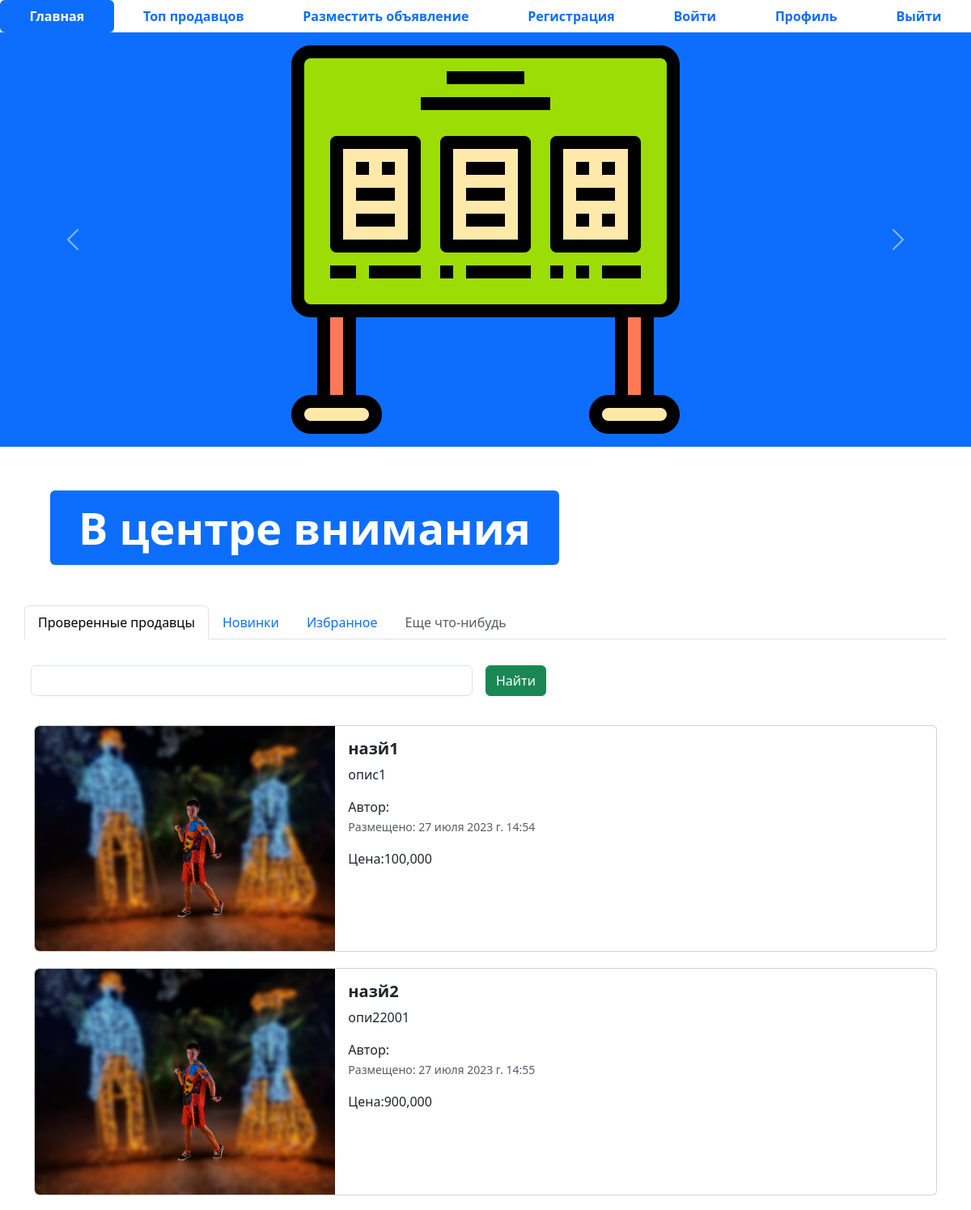
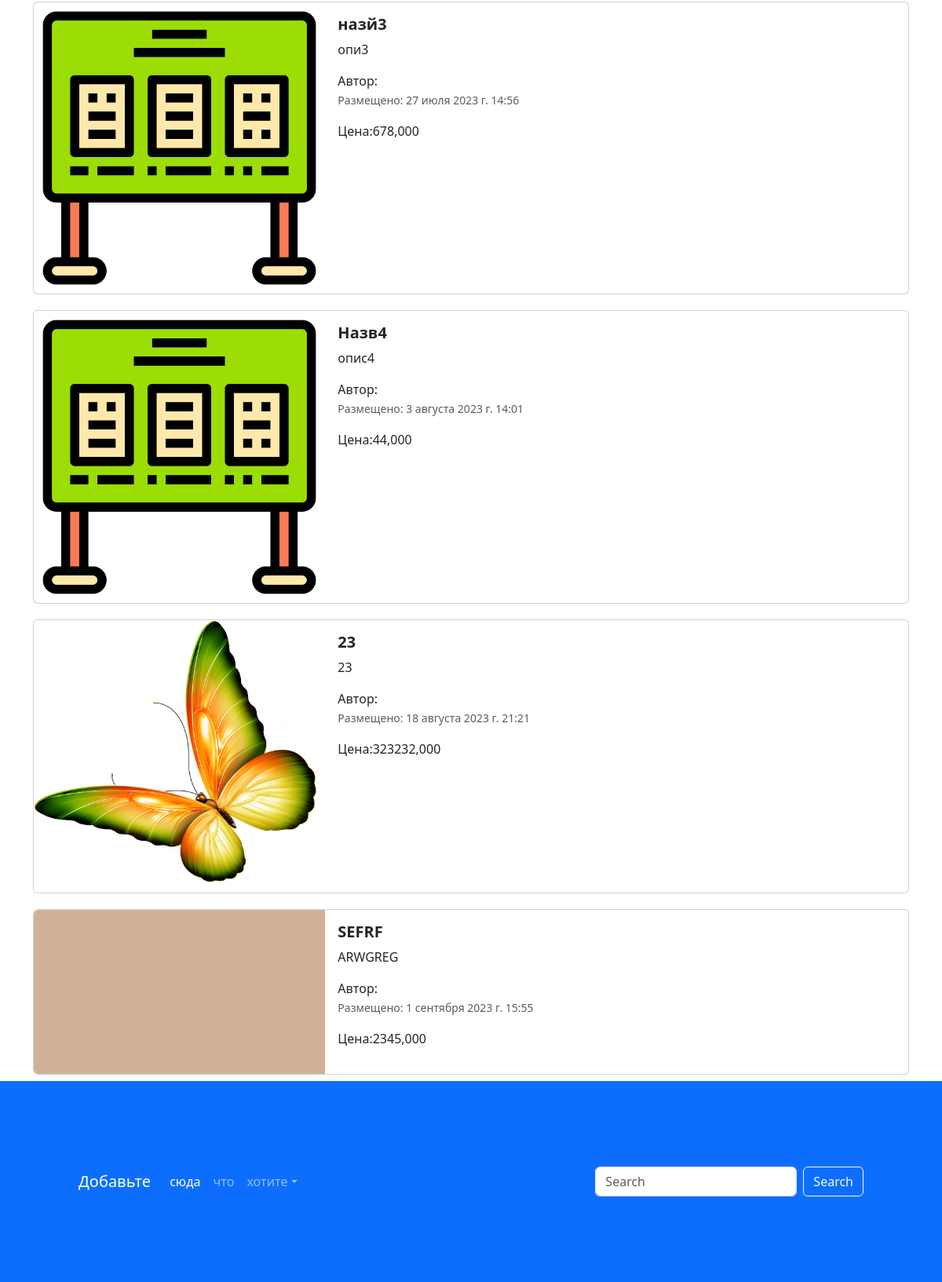
The page / on the database its author committed (2 pictures, top to bottom).
### app_adertisements/models.py (models this page shows, shortened)
class Advertisment(models.Model):
    title=models.CharField('Название',max_length=128)
    description=models.TextField('Описание')
    price=models.DecimalField('Цена',max_digits=10,decimal_places=3)
    auction = models.BooleanField('Торг',help_text='Укажите,если возможен торг')
    create_at= models.DateTimeField(auto_now_add=True)
    update_at = models.DateTimeField(auto_now=True)
    user = models.ForeignKey(User, verbose_name='Пользователь', on_delete=models.CASCADE )
    image = models.ImageField('изображение',upload_to='advertisements/')
    class Meta:
        db_table='advertisements'

### app_adertisements/views.py (the view)
# urls.py: path('',index,name='main-page'),
def index(request):
    advertisements = Advertisment.objects.all()
    context={'advertisements': advertisements }
    return render(request,'app_adertisements/index.html',context)

### templates/app_adertisements/index.html (shortened to what this page needs)
{% extends 'base.html' %}
{% load static %}
{% block body %}
<ul class="nav nav-pills sticky-top bg-white nav-fill">
  <li class="nav-item">
    <a class="nav-link active" aria-current="page" href="{% url 'main-page' %}">
      <span style="font-weight: bold;">Главная</span>
    </a>
  </li>
  <li class="nav-item">
    <a class="nav-link" href="{% url 'top-sellers' %}"><span style="font-weight: bold;">Топ продавцов</span>
    </a>
  </li>
  <li class="nav-item">
    <a class="nav-link" href="{% url 'adv-post' %}">
      <span style="font-weight: bold;">Разместить объявление</span>
    </a>
  </li>
  <li class="nav-item">
    <a class="nav-link" href="register.html">
      <span style="font-weight: bold;">Регистрация</span>
    </a>
  </li>
  <li class="nav-item">
    <a class="nav-link" href="{% url 'login' %}">
      <span style="font-weight: bold;">Войти</span>
    </a>
  </li>
  <li class="nav-item">
    <a class="nav-link" href="{% url 'profile' %}">
      <span style="font-weight: bold;">Профиль</span>
    </a>
  </li>
  <li class="nav-item">
    <a class="nav-link" href="{% url 'logout' %}">
      <span style="font-weight: bold;">Выйти</span>
    </a>
  </li>
</ul>
<div id="carouselExampleControls" class="carousel slide bg-primary" data-bs-ride="carousel">
  <div class="carousel-inner">
    <div class="carousel-item active">
      <img src="{% static 'img/adv.png' %}" class="mx-auto d-block w-33" alt="...">
    </div>
  </div>
  <button class="carousel-control-prev" type="button" data-bs-target="#carouselExampleControls" data-bs-slide="prev">
    <span class="carousel-control-prev-icon" aria-hidden="true"></span>
  </button>
  <button class="carousel-control-next" type="button" data-bs-target="#carouselExampleControls" data-bs-slide="next">
    <span class="carousel-control-next-icon" aria-hidden="true"></span>
  </button>
</div>
<div class="container" style="margin: 50px;">
  <div class="display-2">
    <span class="badge bg-primary">В центре внимания</span>
  </div>
</div>
<div class="container">
  <div class="row">
    <ul class="nav nav-tabs bg-white">
      <li class="nav-item">
        <a class="nav-link active" aria-current="page" href="#">Проверенные продавцы</a>
      </li>
      <li class="nav-item">
        <a class="nav-link" href="#">Новинки</a>
      </li>
      <li class="nav-item">
        <a class="nav-link" href="#">Избранное</a>
      </li>
      <li class="nav-item">
        <a class="nav-link disabled" href="#" tabindex="-1" aria-disabled="true">Еще что-нибудь</a>
      </li>
    </ul>
    <form class="row g-3">
      <div class="col-auto w-50">
        <input type="text" class="form-control">
      </div>
      <div class="col-auto">
        <button type="submit" class="btn btn-success mb-3">Найти</button>
      </div>
    </form>
  </div>
  <div class="col">
    {% for adv in advertisements %}
    <div class="card mb-2" style="max-width: 1200px; margin-top: 20px;">
      <div class="row g-0">
        <div class="col-md-4">
          <a href="advertisement.html" class="nav-link">
            <img src="{% if adv.image %}{{ adv.image.url }} {% else %} {% static 'img/adv.png' %} {% endif %}" class="img-fluid rounded-start" alt="Card title">
          </a>
        </div>
        <div class="col-md-8">
          <div class="card-body">
            <h5 class="card-title">
              <a href="advertisement.html" class="nav-link"><strong>{{ adv.title }}</strong></a>
            </h5>
            <a href="advertisement.html" class="nav-link">
              <p class="card-text">
{{ adv.description }}
              </p>
              <span>Автор: {{ adv.eser }}</span>
              <p class="card-text"><small class="text-muted">Размещено: {{ adv.create_at }}</small></p>
              <span>Цена:{{ adv.price }}</span>
            </a>
          </div>
        </div>
      </div>
    </div>
    {% endfor %}
  </div>
</div>
<footer style="padding: 100px;" class="bg-primary">
  <nav class="navbar navbar-expand-sm navbar-dark">
    <a class="navbar-brand" href="#">Добавьте</a>
    <div class="collapse navbar-collapse" id="collapsibleNavId">
      <ul class="navbar-nav me-auto mt-2 mt-lg-0">
        <li class="nav-item">
          <a class="nav-link active" href="#" aria-current="page">сюда</a>
        </li>
        <li class="nav-item">
          <a class="nav-link" href="#">что</a>
        </li>
        <li class="nav-item dropdown">
          <a class="nav-link dropdown-toggle" href="#" id="dropdownId" data-bs-toggle="dropdown" aria-haspopup="true"
             aria-expanded="false">хотите</a>
        </li>
      </ul>
      <form class="d-flex my-2 my-lg-0">
        <input class="form-control me-sm-2" type="text" placeholder="Search">
        <button class="btn btn-outline-light my-2 my-sm-0" type="submit">Search</button>
      </form>
    </div>
  </nav>
</footer>
{% endblock %}

### templates/base.html (shortened to what this page needs)
{% load static %}
<!DOCTYPE html>
<html lang="en">
<head>
  <link href="{% static 'css/bootstrap.min.css' %}" rel="stylesheet">
  <link rel="stylesheet" href="{% static 'css/fontello.css' %}">
</head>
<body>
{% block body %}
{% endblock %}
</body>
</html>

### rows shown on the page
Advertisment: image (picture), title "назй1", description "опис1", create_at "27 июля 2023 г. 14:54", price "100,000"
Advertisment: image (picture), title "назй2", description "опи22001", create_at "27 июля 2023 г. 14:55", price "900,000"
Advertisment: title "назй3", description "опи3", create_at "27 июля 2023 г. 14:56", price "678,000"
Advertisment: title "Назв4", description "опис4", create_at "3 августа 2023 г. 14:01", price "44,000"
Advertisment: image (picture), title "23", description "23", create_at "18 августа 2023 г. 21:21", price "323232,000"
Advertisment: image (picture), title "SEFRF", description "ARWGREG", create_at "1 сентября 2023 г. 15:55", price "2345,000"
